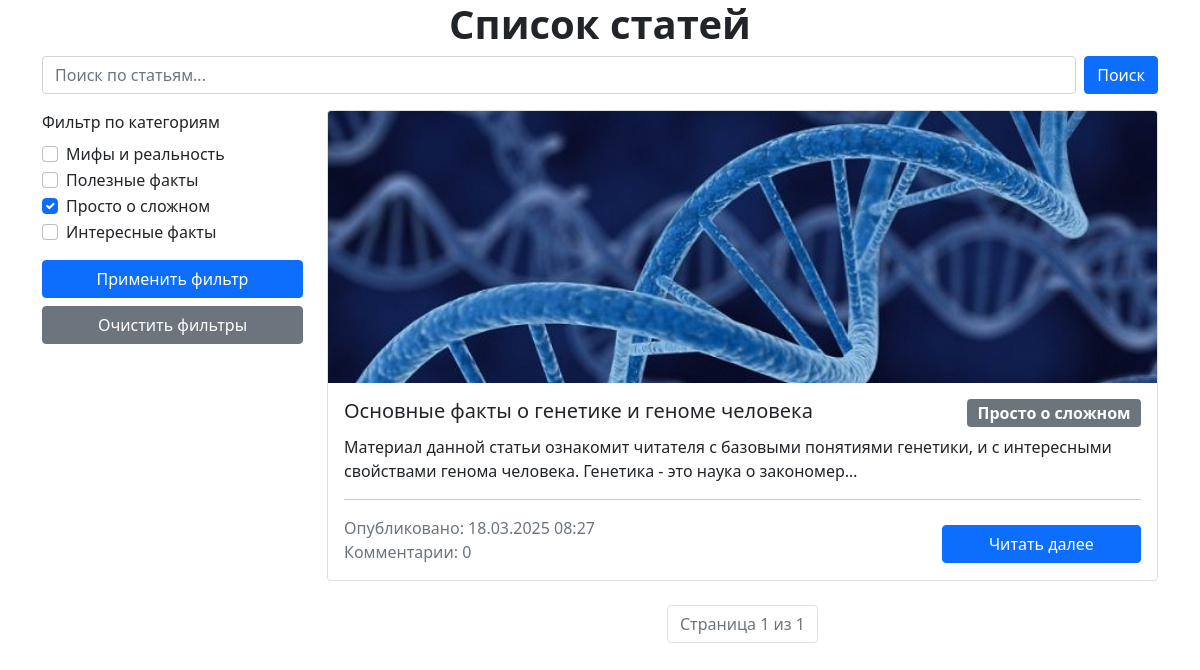
Screenshot of /?category=3 with the database file from the repository.
### main/models.py (models this page shows, shortened)
class Category(models.Model):
    name = models.CharField(max_length=255, blank=False)

class Article(models.Model):
    title = models.CharField(max_length=255, blank=False)
    description = models.TextField(blank=True)
    public_date = models.DateTimeField(
        blank=False, auto_now_add=True
    )  # Changed to DateTimeField
    image = models.ImageField(upload_to="images", blank=True)
    category = models.ForeignKey(
        Category,
        related_name="articles",
        on_delete=models.CASCADE,
        blank=True,
        null=True,
    )

### main/views.py (the view)
# urls.py: path("", views.index, name="index"),
def index(request):
    query = request.GET.get("q", "")
    selected_categories = request.GET.getlist("category")
    articles = Article.objects.order_by("-public_date")
    categories = Category.objects.all()
    if selected_categories and not query:
            articles = articles.filter(category_id__in=selected_categories)
    if query and not selected_categories:
        articles = articles.filter(title__iregex=query)
    if query and selected_categories:
        articles = articles.filter(title__iregex=query, category_id__in=selected_categories)
    paginator = Paginator(articles, 5)
    page_number = request.GET.get("page")
    page_obj = paginator.get_page(page_number)
    return render(
        request,
        "main/index.html",
        {
            "page_obj": page_obj,
            "query": query,
            "categories": categories,
            "selected_category": selected_categories,
        },
    )

### main/templates/main/index.html (shortened to what this page needs)
{% extends "./base.html" %}
{% block body %}
<div class="container">
    <h1 class="text-center fw-bold">Список статей</h1>
    <form method="GET" class="mb-3">
        <div class="d-flex mb-3">
            <input type="text" name="q" value="{{ query }}" class="form-control w-100" placeholder="Поиск по статьям..."
                aria-label="Поиск по статьям">
            <button type="submit" class="btn btn-primary ms-2">Поиск</button>
        </div>
        <div class="row">
            <div class="col-md-3 mb-4">
                <div class="mb-3">
                    <label class="form-label">Фильтр по категориям</label>
                    {% for category in categories %}
                    <div class="form-check">
                        <input class="form-check-input" type="checkbox" name="category" value="{{ category.id }}"
                            id="category{{ category.id }}" {% if category.id|stringformat:"s" in selected_category %}
                            checked{% endif %}>
                        <label class="form-check-label" for="category{{ category.id }}">
                            {{ category.name }}
                        </label>
                    </div>
                    {% endfor %}
                </div>
                <button type="submit" class="btn btn-primary w-100">Применить фильтр</button>
                <a href="{% url 'index' %}" class="btn btn-secondary mt-2 w-100">Очистить фильтры</a>
            </div>
            <div class="col-md-9">
                <div class="row">
                    {% for article in page_obj %}
                    <div class="col-12 mb-4">
                        <a href="{% url 'article-detail' article.id %}?q={{ query }}{% for category in selected_category %}&category={{ category }}{% endfor %}"
                            class="text-decoration-none text-dark">
                            <div class="card">
                                {% if article.image %}
                                <img src="{{ article.image.url }}" class="card-img-top" alt="{{ article.title }}">
                                {% endif %}
                                <div class="card-body">
                                    <h5 class="card-title mb-2 d-flex justify-content-between flex-wrap gap-2">
                                        {{ article.title }}
                                        <a href="?category={{ article.category.id }}"
                                            class="badge bg-secondary fs-6 text-decoration-none category-badge">
                                            {{ article.category.name }}</a>
                                    </h5>
                                    <span class="card-text">{{ article.description|truncatechars:150 }}</span>
                                    <hr>
                                    <div class="d-flex align-items-center flex-wrap justify-content-between">
                                        <div class="article_text">
                                            <p class="text-muted mb-0">
                                                Опубликовано: {{ article.public_date|date:"d.m.Y H:i" }}
                                            </p>
                                            <p class="text-muted mb-0"> Комментарии: {{ article.comments.count }}</p>
                                        </div>
                                        <a href="{% url 'article-detail' article.id %}?q={{ query }}{% for category in selected_category %}&category={{ category }}{% endfor %}"
                                            class="btn btn-primary col-lg-3 col-md-3 col-sm-4 col-12 mt-2">Читать
                                            далее</a>
                                    </div>
                                </div>
                            </div>
                        </a>
                    </div>
                    {% empty %}
                    <p>Статьи не найдены</p>
                    {% endfor %}
                </div>
                <nav aria-label="Page navigation">
                    <ul class="pagination justify-content-center">
                        <li class="page-item disabled">
                            <span class="page-link">
                                Страница {{ page_obj.number }} из {{ page_obj.paginator.num_pages }}</span>
                        </li>
                    </ul>
                </nav>
            </div>
        </div>
    </form>
</div>
{% endblock %}

### main/templates/main/index.html (style rules this page uses)
.category-badge { transition: all .15s; }

### rows the page displays
Category: name "Мифы и реальность"
Category: name "Полезные факты"
Category: category "☑", name "Просто о сложном"
Category: name "Интересные факты"
Article: image (picture), title "Основные факты о генетике и геноме человека", category.name "Просто о сложном", description "Материал данной статьи ознакомит читателя с базовыми понятиями генетики, и с интересными свойствами генома человека. Генетика - это наука о закономер…", public_date "18.03.2025 08:27", comments.count "0"

### other values shown
{{ page_obj.number }} "1"
{{ page_obj.paginator.num_pages }} "1"
